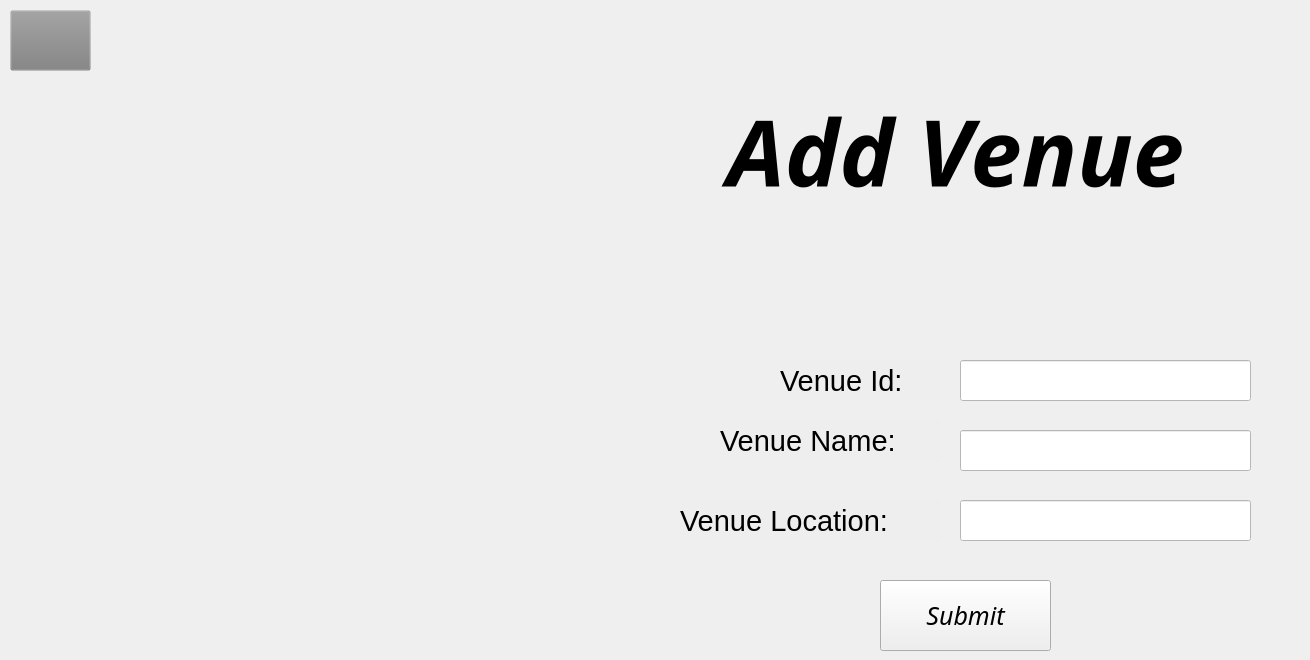
    <widget class="QWidget" name="ADDformforVenue">
     <widget class="QPushButton" name="venue_addform_backbutton">
      <property name="geometry">
       <rect>
        <x>10</x>
        <y>10</y>
        <width>81</width>
        <height>61</height>
       </rect>
      </property>
      <property name="styleSheet">
       <string notr="true">
background-color: rgb(128, 128, 128, 0.01);
border-image: url(:/back-button.png);</string>
      </property>
      <property name="text">
       <string/>
      </property>
     </widget>
     <widget class="QLabel" name="label_68">
      <property name="geometry">
       <rect>
        <x>680</x>
        <y>500</y>
        <width>261</width>
        <height>41</height>
       </rect>
      </property>
      <property name="font">
       <font>
        <pointsize>22</pointsize>
       </font>
      </property>
      <property name="styleSheet">
       <string notr="true">background-color:rgb(128,128,128,0.01);</string>
      </property>
      <property name="text">
       <string>Venue Location:</string>
      </property>
     </widget>
     <widget class="QLineEdit" name="lineEdit_25">
      <property name="geometry">
       <rect>
        <x>960</x>
        <y>430</y>
        <width>291</width>
        <height>41</height>
       </rect>
      </property>
      <property name="font">
       <font>
        <pointsize>14</pointsize>
       </font>
      </property>
      <property name="styleSheet">
       <string notr="true">
background-color: white;</string>
      </property>
     </widget>
     <widget class="QLabel" name="label_69">
      <property name="geometry">
       <rect>
        <x>720</x>
        <y>420</y>
        <width>221</width>
        <height>41</height>
       </rect>
      </property>
      <property name="font">
       <font>
        <pointsize>22</pointsize>
       </font>
      </property>
      <property name="styleSheet">
       <string notr="true">background-color:rgb(128,128,128,0.01);</string>
      </property>
      <property name="text">
       <string>Venue Name:</string>
      </property>
     </widget>
     <widget class="QLineEdit" name="lineEdit_27">
      <property name="geometry">
       <rect>
        <x>960</x>
        <y>360</y>
        <width>291</width>
        <height>41</height>
       </rect>
      </property>
      <property name="font">
       <font>
        <pointsize>14</pointsize>
       </font>
      </property>
      <property name="styleSheet">
       <string notr="true">
background-color: white;</string>
      </property>
     </widget>
     <widget class="QLineEdit" name="lineEdit_29">
      <property name="geometry">
       <rect>
        <x>960</x>
        <y>500</y>
        <width>291</width>
        <height>41</height>
       </rect>
      </property>
      <property name="font">
       <font>
        <pointsize>14</pointsize>
       </font>
      </property>
      <property name="styleSheet">
       <string notr="true">
background-color: white;</string>
      </property>
     </widget>
     <widget class="QPushButton" name="pushButton_5">
      <property name="geometry">
       <rect>
        <x>880</x>
        <y>580</y>
        <width>171</width>
        <height>71</height>
       </rect>
      </property>
      <property name="font">
       <font>
        <family>Poppins</family>
        <pointsize>19</pointsize>
        <weight>50</weight>
        <italic>true</italic>
        <bold>false</bold>
       </font>
      </property>
      <property name="text">
       <string>Submit</string>
      </property>
     </widget>
     <widget class="QLabel" name="label_42">
      <property name="geometry">
       <rect>
        <x>610</x>
        <y>90</y>
        <width>691</width>
        <height>121</height>
       </rect>
      </property>
      <property name="font">
       <font>
        <family>JasmineUPC</family>
        <pointsize>69</pointsize>
        <weight>75</weight>
        <italic>true</italic>
        <bold>true</bold>
       </font>
      </property>
      <property name="styleSheet">
       <string notr="true">background-color: rgb(128, 128, 128, 0.001);</string>
      </property>
      <property name="text">
       <string>Add Venue</string>
      </property>
      <property name="alignment">
       <set>Qt::AlignCenter</set>
      </property>
     </widget>
     <widget class="QLabel" name="label_74">
      <property name="geometry">
       <rect>
        <x>780</x>
        <y>360</y>
        <width>161</width>
        <height>41</height>
       </rect>
      </property>
      <property name="font">
       <font>
        <pointsize>22</pointsize>
       </font>
      </property>
      <property name="styleSheet">
       <string notr="true">background-color:rgb(128,128,128,0.01);</string>
      </property>
      <property name="text">
       <string>Venue Id:</string>
      </property>
     </widget>
    </widget>
